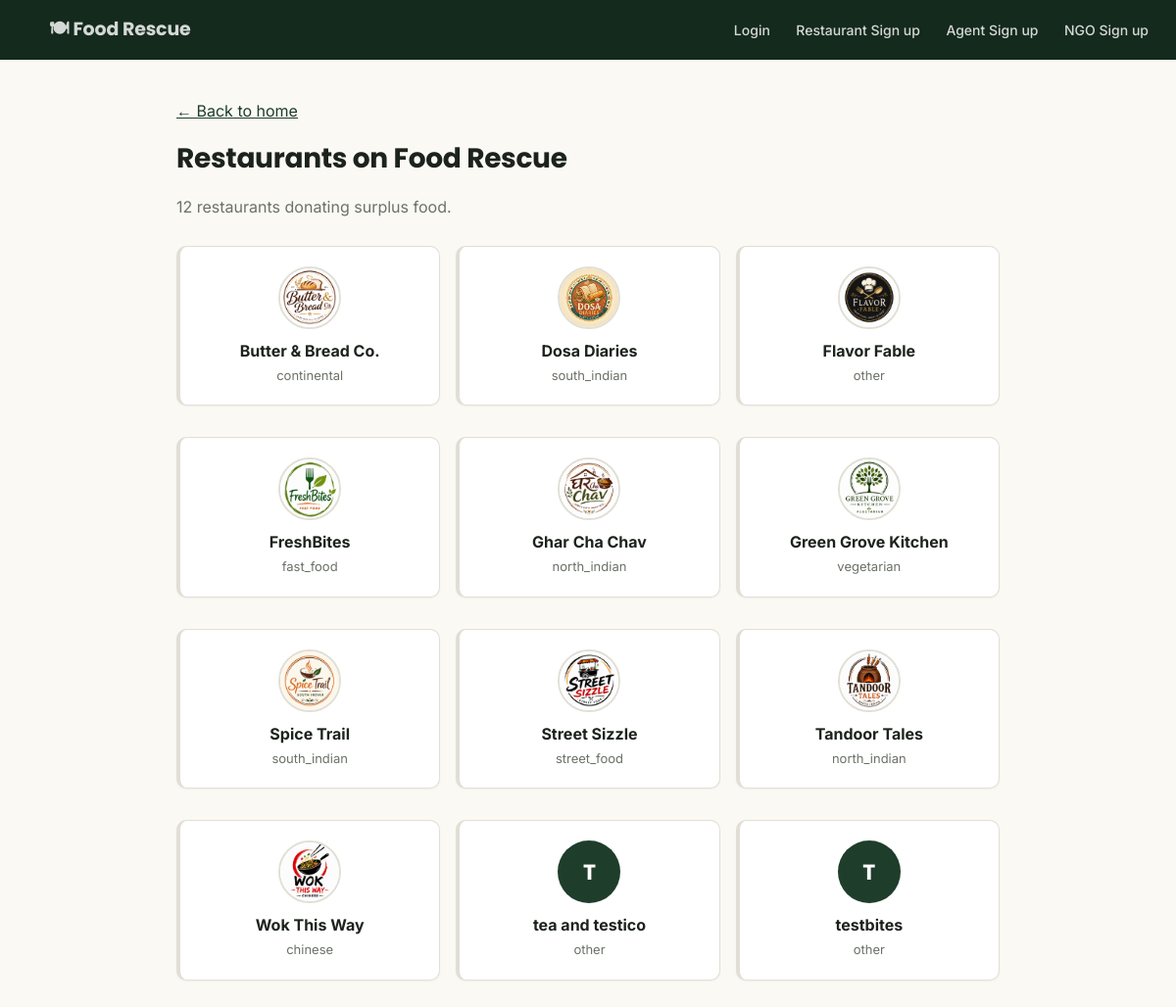
The page /restaurants/ on the database its author committed.
### donations/models.py (models this page shows, shortened)
class Restaurant(models.Model):
    user = models.OneToOneField(User, on_delete=models.CASCADE, related_name='restaurant')
    name = models.CharField(max_length=400)
    email = models.EmailField(unique=True)
    phone_number = models.CharField(max_length=15)
    address = models.CharField(max_length=300)
    latitude = models.FloatField(db_index=True)
    longitude = models.FloatField(db_index=True)
    owner_name = models.CharField(max_length=100)
    verification_status = models.CharField(
        max_length=15, choices=VerificationStatus.CHOICES,
        default=VerificationStatus.PENDING, db_index=True,
    )
    date_joined = models.DateTimeField(auto_now_add=True)
    updated_at = models.DateTimeField(auto_now=True)
    total_donated_kg = models.FloatField(default=0)
    cuisine_type = models.CharField(max_length=20, choices=CUISINE_CHOICES, default='other')
    opening_time = models.TimeField()
    closing_time = models.TimeField()
    is_active = models.BooleanField(default=True)
    emergency_contact = models.CharField(max_length=15, blank=True)
    logo = models.ImageField(upload_to='restaurant_logos/', null=True, blank=True)
    preferred_pickup_window = models.CharField(max_length=100, blank=True)
    class Meta:
        constraints = [
            models.CheckConstraint(
                condition=models.Q(closing_time__gt=models.F('opening_time')),
                name='restaurant_closing_after_opening',
            ),
        ]

### donations/views_frontend.py (the view)
def restaurant_list_view(request):
    restaurants = Restaurant.objects.all().order_by('name')
    return render(request, 'donations/restaurant_list.html', {'restaurants': restaurants})

### templates/donations/restaurant_list.html (shortened to what this page needs)
{% extends "base.html" %}
{% block content %}
<a href="{% url 'home' %}">← Back to home</a>
<h2 style="margin-top:16px;">Restaurants on Food Rescue</h2>
<p style="color:var(--muted); margin-bottom:28px;">{{ restaurants|length }} restaurant{{ restaurants|length|pluralize }} donating surplus food.</p>
{% if restaurants %}
<div class="directory-grid">
    {% for restaurant in restaurants %}
    <div class="card directory-card">
        {% if restaurant.logo %}
            <img src="{{ restaurant.logo.url }}" alt="{{ restaurant.name }}" class="directory-logo">
        {% else %}
            <div class="directory-logo-placeholder">{{ restaurant.name|first|upper }}</div>
        {% endif %}
        <strong>{{ restaurant.name }}</strong>
        {% if restaurant.cuisine_type %}
            <p style="font-size:13px; color:var(--muted); margin:4px 0 0;">{{ restaurant.cuisine_type }}</p>
        {% endif %}
    </div>
    {% endfor %}
</div>
{% else %}
    <div class="empty-state">No restaurants registered yet.</div>
{% endif %}
{% endblock %}

### templates/base.html (shortened to what this page needs)
<!DOCTYPE html>
<html lang="en">
<head>
</head>
<body>
    <nav>
        <a href="{% url 'home' %}" style="text-decoration:none;"><p class="brand">🍽 Food Rescue</p></a>
        <div>
            {% if user.is_authenticated %}
                {% if user.restaurant %}
                    <a href="{% url 'dashboard' %}">Dashboard</a>
                    <a href="{% url 'donation_create' %}">Post Donation</a>
                {% elif user.agent %}
                    <a href="{% url 'agent_dashboard' %}">My Deliveries</a>
                {% elif user.recipient %}
                    <a href="{% url 'recipient_dashboard' %}">Browse Donations</a>
                {% endif %}
                <a href="{% url 'logout' %}">Logout</a>
            {% else %}
                <a href="{% url 'login' %}">Login</a>
                <a href="{% url 'signup' %}">Restaurant Sign up</a>
                <a href="{% url 'agent_signup' %}">Agent Sign up</a>
                <a href="{% url 'recipient_signup' %}">NGO Sign up</a>
            {% endif %}
        </div>
    </nav>
    <main>
        {% block content %}{% endblock %}
    </main>
</body>
</html>

### templates/base.html (style rules this page uses)
:root { --ink: #1C231C; --paper: #FAF9F4; --forest: #1F3D2B; --forest-dark: #142A1D; --marigold: #E8A33D; --marigold-dark: #C87F1F; --line: #E1DFD5; --muted: #6B7268; --white: #FFFFFF; --pending-bg: #FBEFD8; --pending-fg: #92600D; --assigned-bg: #E1E9F5; --assigned-fg: #2B4A8A; --pickedup-bg: #EAE3F7; --pickedup-fg: #5B3A9E; --delivered-bg: #E1EEE1; --delivered-fg: #1F5C31; --cancelled-bg: #F8E2E0; --cancelled-fg: #A3392E; }
* { box-sizing: border-box; }
body { font-family: 'Inter', system-ui, sans-serif; margin: 0; background: var(--paper); color: var(--ink); line-height: 1.5; }
h1, h2, h3 { font-family: 'Poppins', system-ui, sans-serif; font-weight: 700; letter-spacing: -0.01em; margin: 0 0 8px; }
h2 { font-size: 28px; }
nav { background: var(--forest-dark); color: var(--white); padding: 16px 28px; display: flex; justify-content: space-between; align-items: center; }
nav .brand { font-family: 'Poppins', system-ui, sans-serif; font-weight: 700; font-size: 19px; margin: 0; letter-spacing: -0.01em; }
nav a { color: rgba(255,255,255,0.82); text-decoration: none; margin-left: 22px; font-size: 14px; font-weight: 500; transition: color 0.15s ease; }
main { max-width: 880px; margin: 40px auto; padding: 0 20px 60px; }
.card { background: var(--white); border: 1px solid var(--line); border-left: 4px solid var(--line); border-radius: 10px; padding: 20px 22px; margin-bottom: 16px; box-shadow: 0 1px 2px rgba(28, 35, 28, 0.04); }
.directory-grid { display: grid; grid-template-columns: repeat(auto-fill, minmax(200px, 1fr)); gap: 16px; }
.directory-card { text-align: center; }
.directory-logo { width: 64px; height: 64px; border-radius: 50%; object-fit: cover; margin: 0 auto 10px; display: block; border: 2px solid var(--line); }
.directory-logo-placeholder { width: 64px; height: 64px; border-radius: 50%; margin: 0 auto 10px; background: var(--forest); color: var(--white); display: flex; align-items: center; justify-content: center; font-family: 'Poppins', sans-serif; font-weight: 700; font-size: 22px; }
a { color: var(--forest); }

### rows shown on the page
Restaurant: logo (picture), name "Butter & Bread Co.", cuisine_type "continental"
Restaurant: logo (picture), name "Dosa Diaries", cuisine_type "south_indian"
Restaurant: logo (picture), name "Flavor Fable", cuisine_type "other"
Restaurant: logo (picture), name "FreshBites", cuisine_type "fast_food"
Restaurant: logo (picture), name "Ghar Cha Chav", cuisine_type "north_indian"
Restaurant: logo (picture), name "Green Grove Kitchen", cuisine_type "vegetarian"
Restaurant: logo (picture), name "Spice Trail", cuisine_type "south_indian"
Restaurant: logo (picture), name "Street Sizzle", cuisine_type "street_food"
Restaurant: logo (picture), name "Tandoor Tales", cuisine_type "north_indian"
Restaurant: logo (picture), name "Wok This Way", cuisine_type "chinese"
Restaurant: name|first "T", name "tea and testico", cuisine_type "other"
Restaurant: name|first "T", name "testbites", cuisine_type "other"

### other values the page prints
{{ restaurants|length }} "12"
